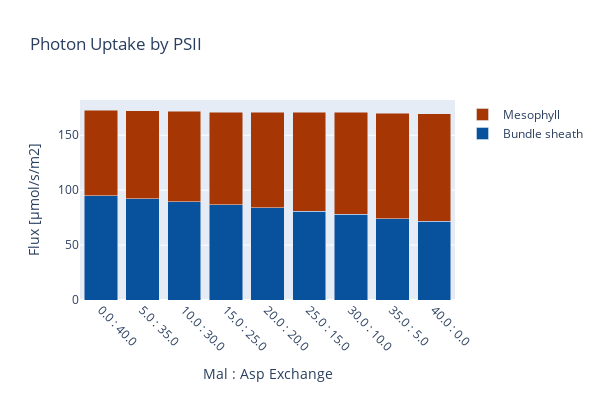

The notebook cell this image was saved under:
### Code cell
create_bar_plot_met(D_fba, D_exp,
                    {'[M]_PSII_h':'Mesophyll','[B]_PSII_h': 'Bundle sheath'},'hnu_h',
                    'Photon Uptake by PSII', xaxis_title, c3_model,
                    stacked = True, save_fig=save_fig)

### Figure 1 — Plotly figure (JSON) as saved in the notebook; plotly's stock layout.template omitted (floating-point values rounded to 4 significant figures)
{"data": [{"marker": {"color": "rgb(8,81,156)"}, "name": "Bundle sheath", "type": "bar", "x": ["0.0 : 40.0", "5.0 : 35.0", "10.0 : 30.0", "15.0 : 25.0", "20.0 : 20.0", "25.0 : 15.0", "30.0 : 10.0", "35.0 : 5.0", "40.0 : 0.0"], "y": [95.03, 92.3, 89.52, 86.73, 83.88, 81.02, 77.86, 74.1, 71.86]}, {"marker": {"color": "rgb(166,54,3)"}, "name": "Mesophyll", "type": "bar", "x": ["0.0 : 40.0", "5.0 : 35.0", "10.0 : 30.0", "15.0 : 25.0", "20.0 : 20.0", "25.0 : 15.0", "30.0 : 10.0", "35.0 : 5.0", "40.0 : 0.0"], "y": [77.96, 80.1, 82.24, 84.41, 87.26, 90.12, 93.01, 95.96, 97.73]}], "layout": {"barmode": "stack", "height": 400, "margin": {"b": 100}, "title": {"text": "Photon Uptake by PSII"}, "width": 600, "xaxis": {"tickangle": 45, "title": {"text": "Mal : Asp Exchange"}}, "yaxis": {"autorange": true, "title": {"text": "Flux [µmol/s/m2]"}}}}
